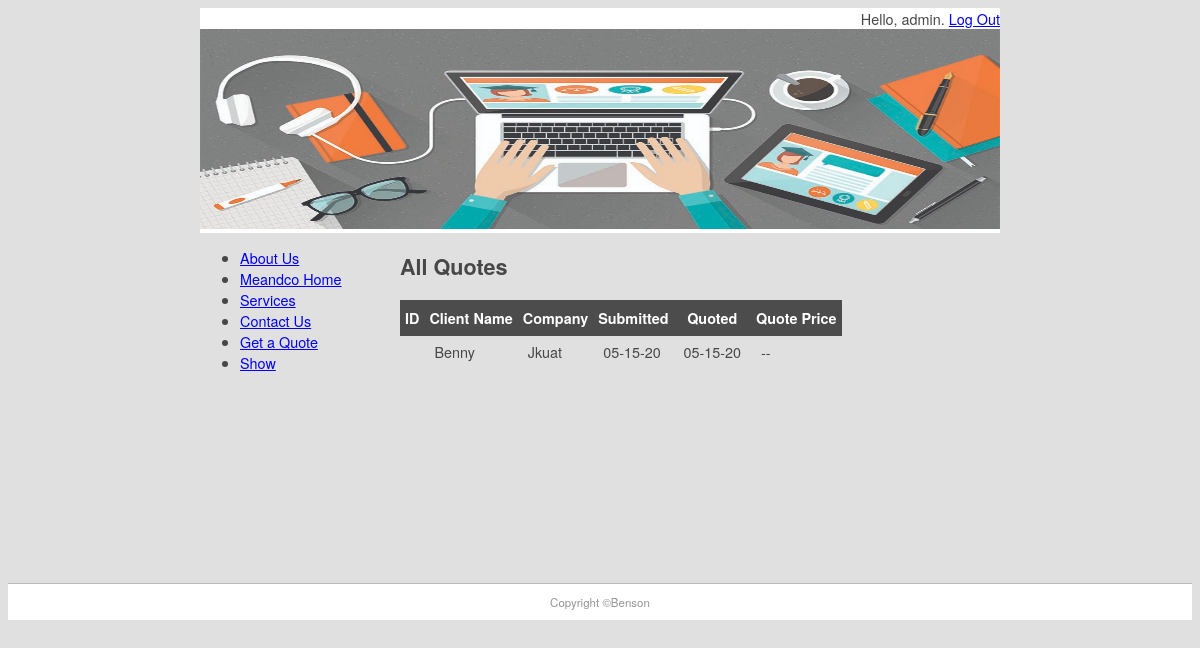
The page /quote/show (signed in) on the database its author committed.
### pages/models.py (models this page shows, shortened)
class Page(models.Model):
    title = models.CharField(max_length=60)
    permalink = models.CharField(max_length=12,
unique=True)
    update_date = models.DateTimeField('Last Updated')
    bodytext = models.TextField('Page Content',
blank=True)

### quotes/models.py (models this page shows, shortened)
class Quote(models.Model):
    name = models.CharField(max_length=100)
    position = models.CharField(max_length=60, blank=True)
    company = models.CharField(max_length=60, blank=True)
    address = models.CharField(max_length=200, blank=True)
    phone = models.CharField(max_length=30, blank=True)
    email = models.EmailField()
    web = models.URLField(blank=True)
    description = models.TextField()
    sitestatus = models.CharField(max_length=20,
choices=STATUS_CHOICES)
    priority = models.CharField(max_length=40,
choices=PRIORITY_CHOICES)
    jobfile = models.FileField(upload_to='uploads/', blank=True)
    submitted = models.DateField(auto_now=True)
    quotedate = models.DateField(blank=True, null=True)
    quoteprice = models.DecimalField(decimal_places=2,max_digits=7, blank=True, default=0)
    username = models.ForeignKey(User, blank=True,
null=True, on_delete=models.CASCADE)

### quotes/views.py (the view)
# urls.py: path('show', QuoteList.as_view(), name='show-quotes'),
class QuoteList(LoginRequiredMixin, ListView):
    login_url = reverse_lazy('login')
    context_object_name = 'all_quotes'
    def get_queryset(self):
        return Quote.objects.filter(
 username=self.request.user)
    def get_context_data(self, **kwargs):
        context = super(QuoteList,self).get_context_data(**kwargs)
        context['page_list'] = Page.objects.all()
        return context

### quotes/templates/quotes/quote_list.html (shortened to what this page needs)
{% extends "quotes/quote.html" %}
{% block content %}
<h1>All Quotes</h1>
<table style="border-collapse:collapse">
    <tr class="quotehdr"><th>ID</th><th>Client Name</th>
        <th>Company</th><th>Submitted</th>
        <th>Quoted</th><th>Quote Price</th>
    </tr>
     {% for quote in all_quotes %}
         <tr class="quoterow {% cycle '' 'altrow' %}">
            <td><a href="show/ {{ quote.id }}"></a></td>
            <td>{{ quote.name }}</td>
            <td>{{ quote.company }}</td>
            <td>{{ quote.submitted|date:"m-d-y" }}</td>
            <td>{{ quote.quotedate|date:"m-d-y"|default:"pending" }}</td>
            <td>{{ quote.quote.price|default:"--" }}</td>
         </tr>
     {% endfor %}
</table>
{% endblock content %}

### quotes/templates/quotes/quote.html (shortened to what this page needs)
{% extends "base.html" %}
{% block sidenav %}
    {% for page in page_list %}
        <li><a href="{{ page.permalink }}">{{ page.title }}</a></li>
    {% endfor %}
{% endblock sidenav %}

### mfdw_site/templates/base.html (shortened to what this page needs)
{% load static %}
<!doctype html>
<html>
<head>
<link href="{% static 'main.css' %}" rel="stylesheet"type="text/css">
</head>
<body>
    <div id="wrapper">
        <header id="header">
            <span style="float: right;">
              {% if user.is_authenticated %}
                Hello, {{ user.username }}. <a href="{% url 'logout' %}?next=/">Log Out </a>
                {% else %}
                   Not logged in. <a href="{% url 'login' %}?next=/">Login</a>
              {% endif %}
            </span>
            <div id="topbanner"><img src="{% static 'top_banner.jpg' %}" width="800" height="200" alt=""/></div>
        </header>
        <aside id="leftsidebar">
            <ul>
            <nav id="id">
                {% block sidenav %}{% endblock sidenav %}
               <li><a href="/contact">Contact Us</a></li>
               <li><a href="/quote/">Get a Quote</a></li>
               <li><a href="/quote/show">Show</a></li>
            </ul>
        </aside>
    </div>
    <section id="main">
        {% block content %}{% endblock content %}
        </section>
        <footer id="footer">Copyright &copy;Benson</footer>
</body>
</html>

### mfdw_site/static/main.css (style rules this page uses)
#header { border-style: none; width: 800px; height: auto; }
#wrapper { margin-top: 0px; margin-left: auto; margin-right: auto; background-color: #FFFFFF; width: 800px; }
body { background-color: #E0E0E0; font-family: Gotham, "Helvetica Neue", Helvetica, Arial, sans-serif; font-size: 0.9em; text-align: justify; color: #474747; }
#footer { text-align: center; font-size: 0.8em; margin-top: 5px; padding-top: 10px; padding-bottom: 10px; background-color: #FFFFFF; border-top: thin solid #BBBBBB; clear: both; color: #969696; }
#leftsidebar { width: 180px; height: 350px; float: left; }
#main { width: 560px; float: left; margin-left: 20px; margin-right: 10px; padding-right: 10px; }
.quotehdr th { background-color: #4c4c4c; color: white; text-align: center; padding: 8px 5px; border: none; }
.quoterow td { padding: 5px 10px; }

### rows shown on the page
Page: title "About Us"
Page: title "Meandco Home"
Page: title "Services"
Quote: name "Benny", company "Jkuat", submitted "05-15-20", quotedate "05-15-20", quote.price "--"

### other values the page prints
{{ user.username }} "admin"
